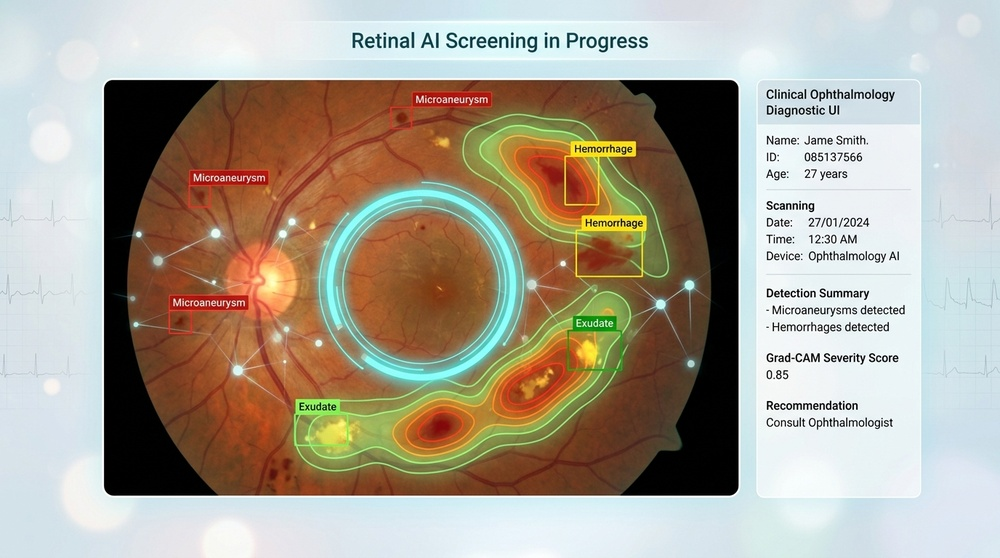
%> input picture ai_dr_bg_scan.jpg, 1000 x 558 px, shrunk from 1376 x 768 before the run
$ octave --eval "result = segmentVessels(imread('../../../../ai_dr_bg_scan.jpg'));"   (GNU Octave 9; MATLAB toolbox functions it lacks are replaced by stand-ins)
%> lines starting %> are read from the running program, lines starting %| are printed output that depends on the picture; in (x1, y1, x2, y2) boxes, pixels count from 0 and x2, y2 are one past the last pixel; in counts of white or black regions, pixels touching at a corner belong together; the program's own positions count from 1
function [vesselMask, vesselDensity] = segmentVessels(img, fovMask)
%SEGMENTVESSELS  Multi-scale Frangi-vesselness retinal vessel segmentation.
%
%   [vesselMask, vesselDensity] = SEGMENTVESSELS(img, fovMask)
%
%   vesselMask    - binary mask of segmented vasculature
%   vesselDensity - fraction of the field-of-view occupied by vessels
%                   (useful downstream as a vascular-abnormality feature
%                   for neovascularization screening)
%
%   Method: green channel -> background-subtracted contrast normalization
%   -> multi-scale Hessian-based Frangi vesselness (implemented directly,
%   no extra toolbox dependency beyond Image Processing Toolbox) -> hysteresis
%   thresholding -> small-object removal.

    if size(img,3) == 3
        green = im2double(img(:,:,2));
    else
        green = im2double(img);
    end
    if nargin < 2 || isempty(fovMask)
        fovMask = true(size(green));
    end

    % Contrast-limited adaptive normalization before vesselness (vessels are
    % low-contrast against background especially near the periphery)
    green = adapthisteq(green, 'ClipLimit', 0.008);
    green = imcomplement(green); % vessels become bright ridges
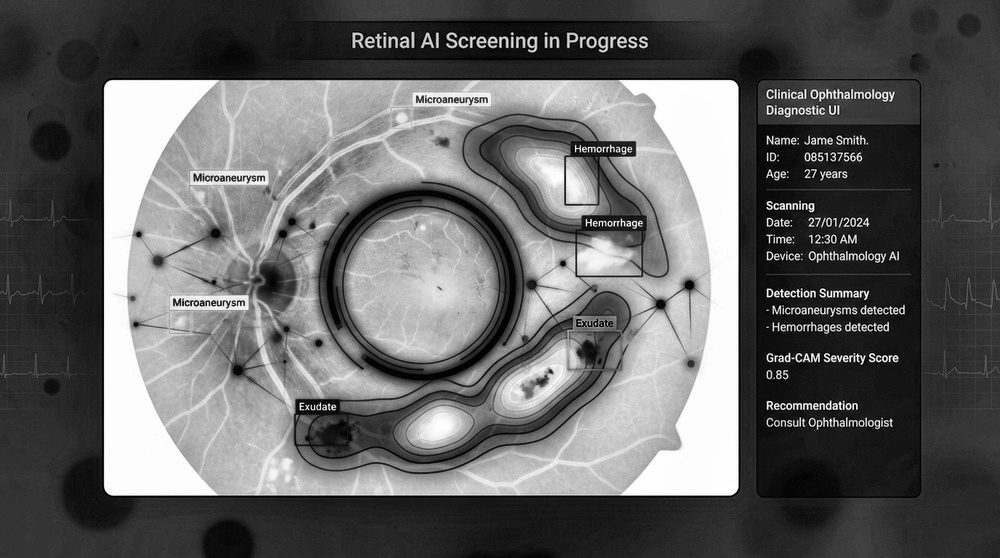
%> green: size 558x1000 double; min 0, max 1, mean 0.394

    scales = [1, 1.5, 2, 2.5, 3, 3.5, 4]; % pixel sigma range; tune to camera resolution
    vesselness = zeros(size(green));

    for s = scales
        [Dxx, Dxy, Dyy] = hessian2D(green, s);
        % Hessian eigenvalues (2x2 closed form)
        tmp = sqrt((Dxx - Dyy).^2 + 4*Dxy.^2);
        lambda1 = 0.5*(Dxx + Dyy + tmp);
        lambda2 = 0.5*(Dxx + Dyy - tmp);
        % order by magnitude, |lambda1| <= |lambda2|
        swap = abs(lambda1) > abs(lambda2);
        tmp1 = lambda1; tmp1(swap) = lambda2(swap);
        tmp2 = lambda2; tmp2(swap) = lambda1(swap);
        lambda1 = tmp1; lambda2 = tmp2;

        Rb = (lambda1 ./ (lambda2 + eps)).^2;
        S2 = lambda1.^2 + lambda2.^2;
        beta = 0.5; c = 0.5 * max(S2(:));
        Vo = exp(-Rb ./ (2*beta^2)) .* (1 - exp(-S2 ./ (2*c^2)));
        Vo(lambda2 > 0) = 0; % only bright ridges on dark background
        vesselness = max(vesselness, Vo * s); % scale-normalized max response
    end
%> this loop made 7 passes
%> c on passes 1 to 7: 2.77, 12.1, 28.83, 68.23, 128.1, 231.8, 401.8
%> pass 1, in segmentVessels, `tmp = sqrt((Dxx - Dyy).^2 + 4*Dxy.^2);`:
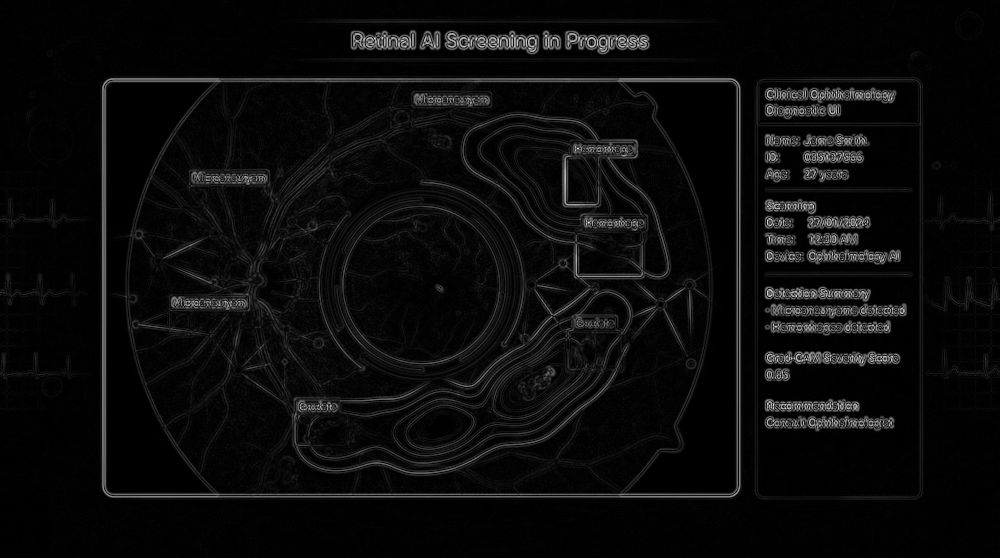
%> tmp: size 558x1000 double; min 6.66e-18, max 2.79, mean 0.128; drawn with min black and max white
%> after the loop:
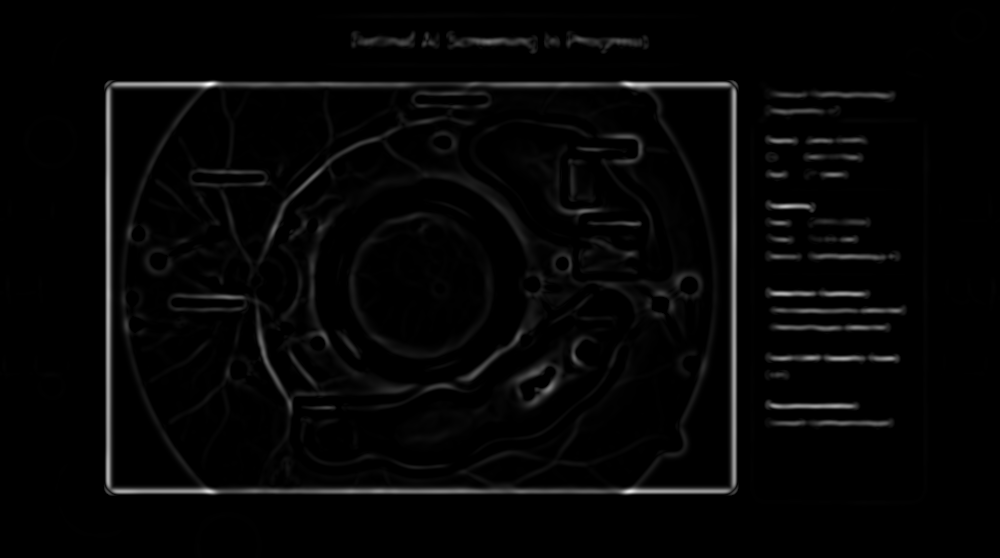
%> Vo: size 558x1000 double; min 0, max 0.00238, mean 5.63e-05; drawn with min black and max white
%> after the loop:
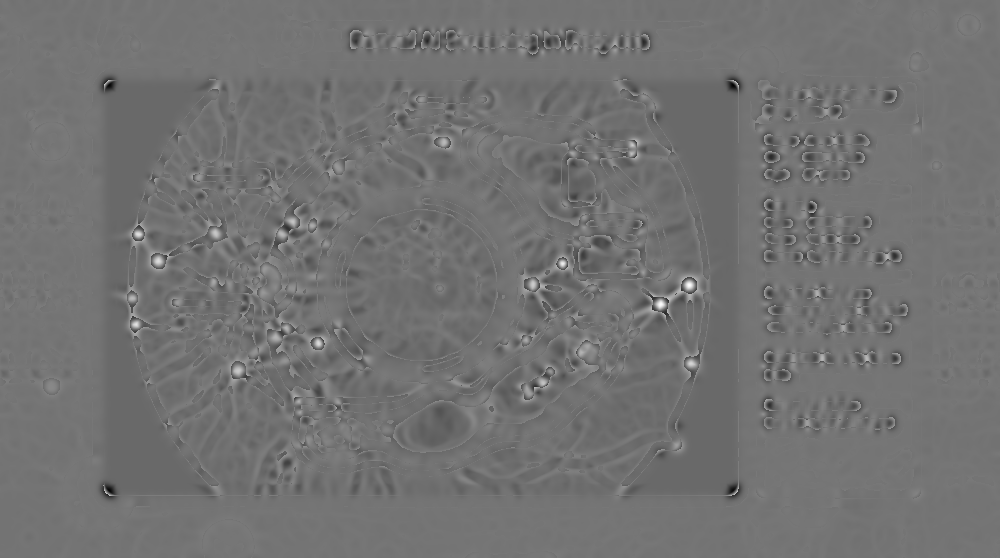
%> tmp1: size 558x1000 double; min -16.85, max 19.48, mean -0.552; drawn with min black and max white
%> after the loop:
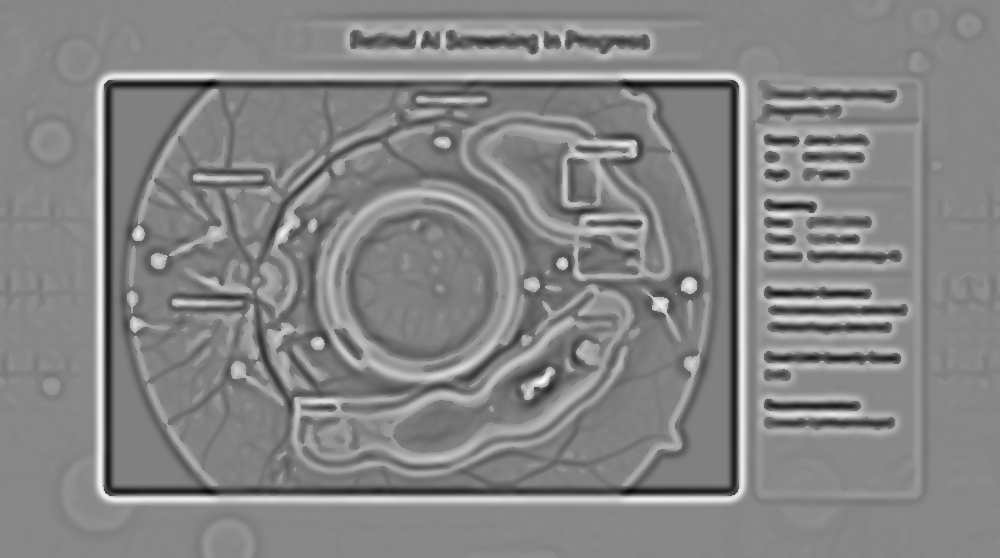
%> tmp2: size 558x1000 double; min -28.04, max 23.9, mean -0.9; drawn with min black and max white

    vesselness = mat2gray(vesselness) .* fovMask;
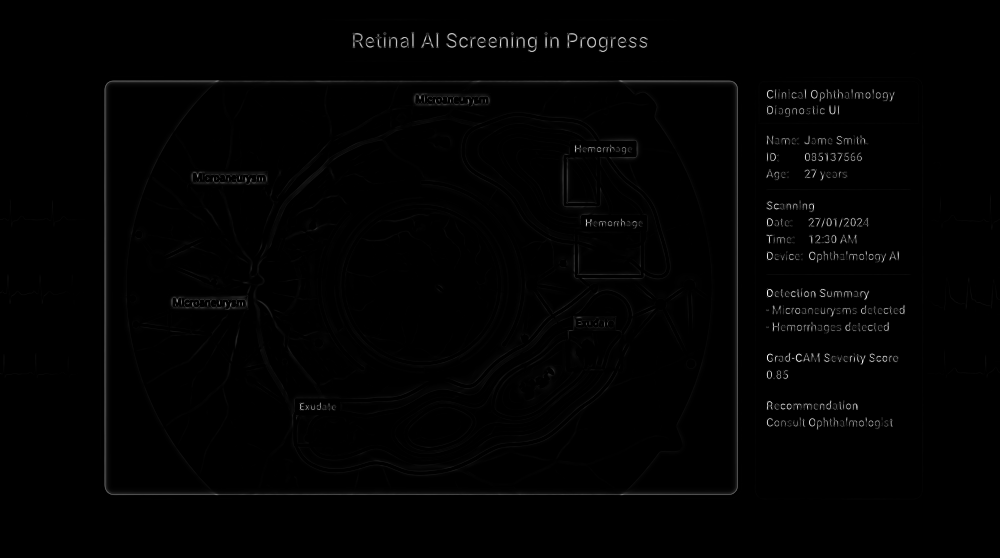
%> vesselness: size 558x1000 double; min 0, max 1, mean 0.0093
    t1 = graythresh(vesselness(fovMask)) * 0.6; % low hysteresis bound
%> t1 = 0.106
    t2 = graythresh(vesselness(fovMask)) * 1.1; % high hysteresis bound
%> t2 = 0.194
    strongMask = vesselness > t2;
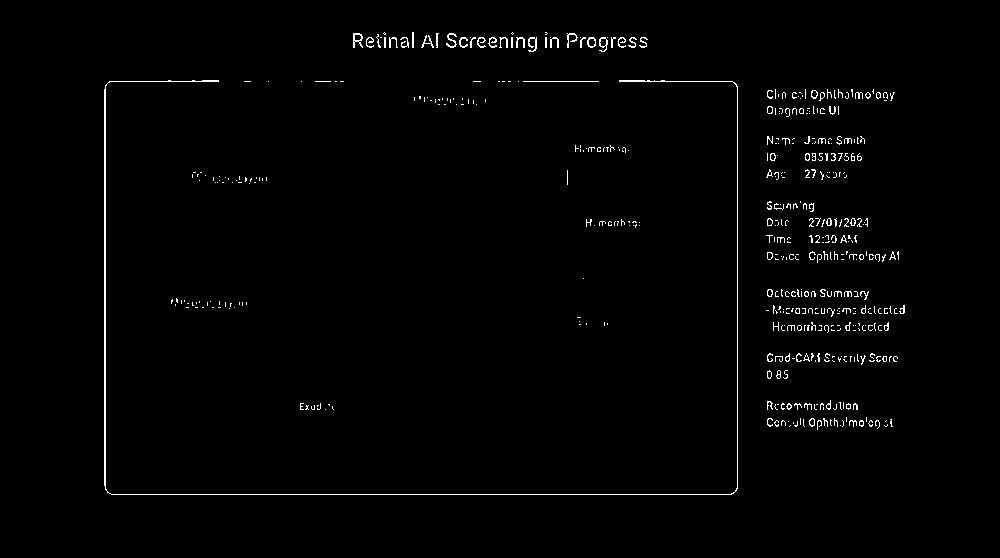
%> strongMask: size 558x1000 logical; 1.3% white in thin lines or dots, all inside (x1, y1, x2, y2) = (104, 32, 905, 495)
    if any(strongMask(:))
%> the run ends on the next line
        vesselMask = imreconstruct(strongMask, weakMask);
% [9 lines not run here, left out]
function [Dxx, Dxy, Dyy] = hessian2D(img, sigma)
%HESSIAN2D  Gaussian-derivative Hessian components at scale sigma.
    hsize = 2*ceil(3*sigma) + 1;
    [x, y] = meshgrid(-floor(hsize/2):floor(hsize/2));
    g   = exp(-(x.^2 + y.^2) / (2*sigma^2));
    Gxx = ((x.^2 - sigma^2) ./ sigma^4) .* g;
    Gyy = ((y.^2 - sigma^2) ./ sigma^4) .* g;
    Gxy = ((x.*y) ./ sigma^4) .* g;
    Dxx = imfilter(img, Gxx, 'replicate') * sigma^2;
    Dyy = imfilter(img, Gyy, 'replicate') * sigma^2;
    Dxy = imfilter(img, Gxy, 'replicate') * sigma^2;
end

$ run again, on ai_eye_neural_lens.jpg
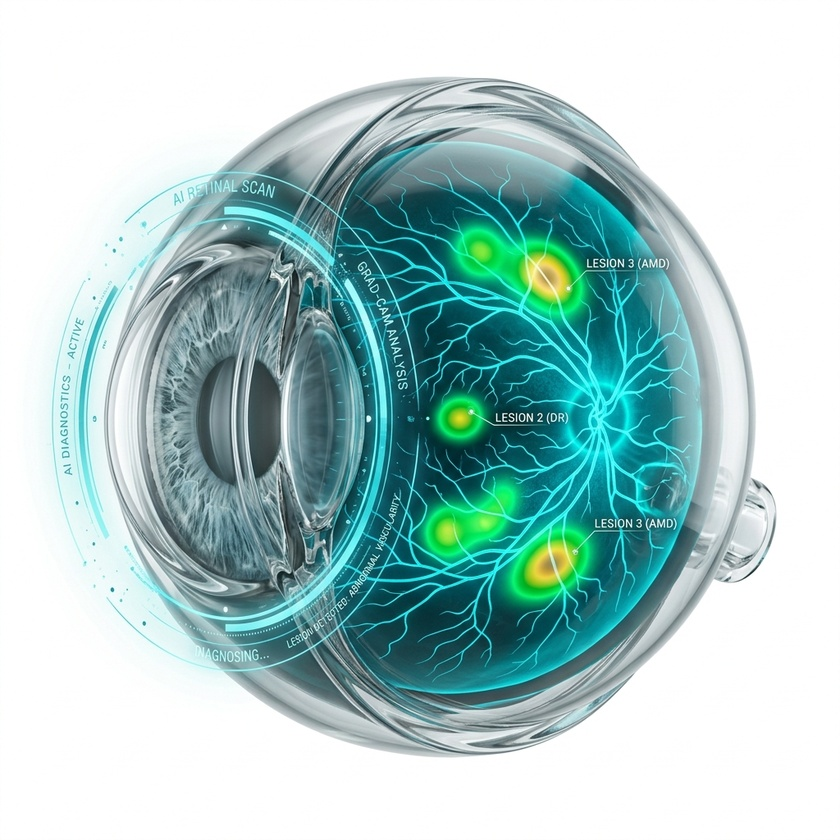
%> input picture ai_eye_neural_lens.jpg, 840 x 840 px, shrunk from 1024 x 1024 before the run
%> the loop in segmentVessels, `for s = scales` made 7 passes
%> c on passes 1 to 7: 2.86, 13.76, 35.13, 79.81, 137.2, 242, 393.4
%> after the loop in segmentVessels, `for s = scales`:
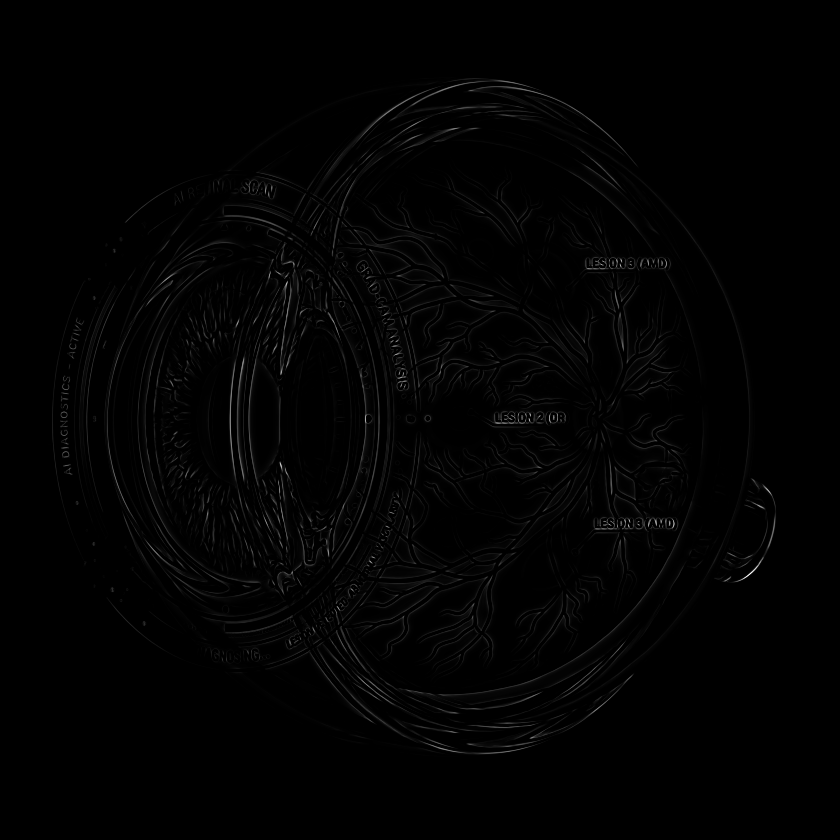
%> vesselness: size 840x840 double; min 0, max 0.295, mean 0.00282; drawn with min black and max white
%> t1 = 0.0424
%> t2 = 0.0776
%> in segmentVessels, `strongMask = vesselness > t2;`:
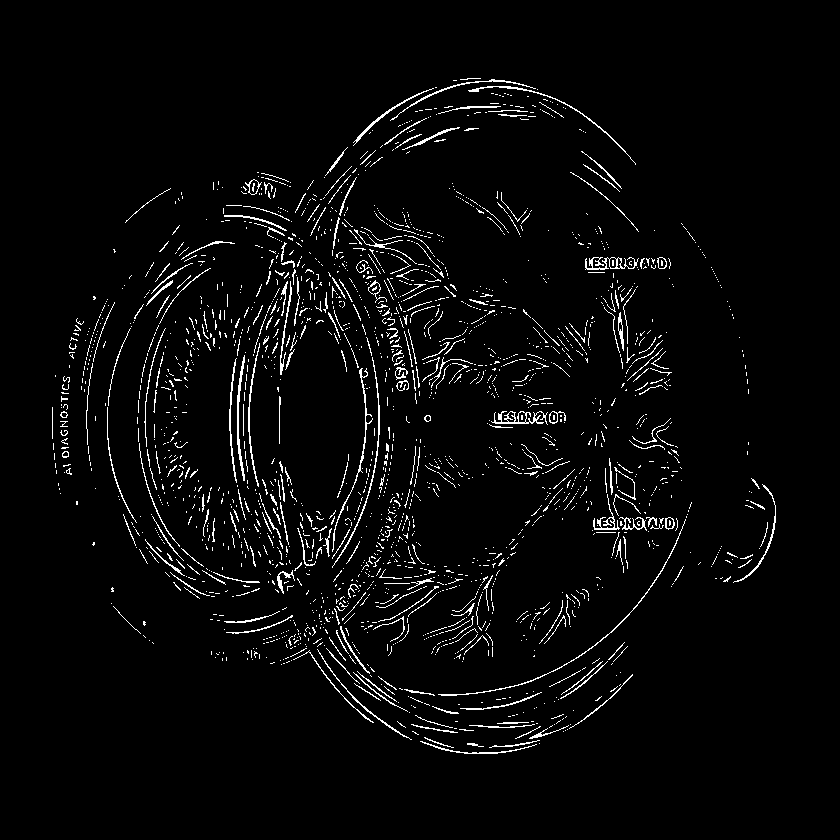
%> strongMask: size 840x840 logical; 3.4% white in thin lines or dots, all inside (x1, y1, x2, y2) = (52, 78, 776, 754)
